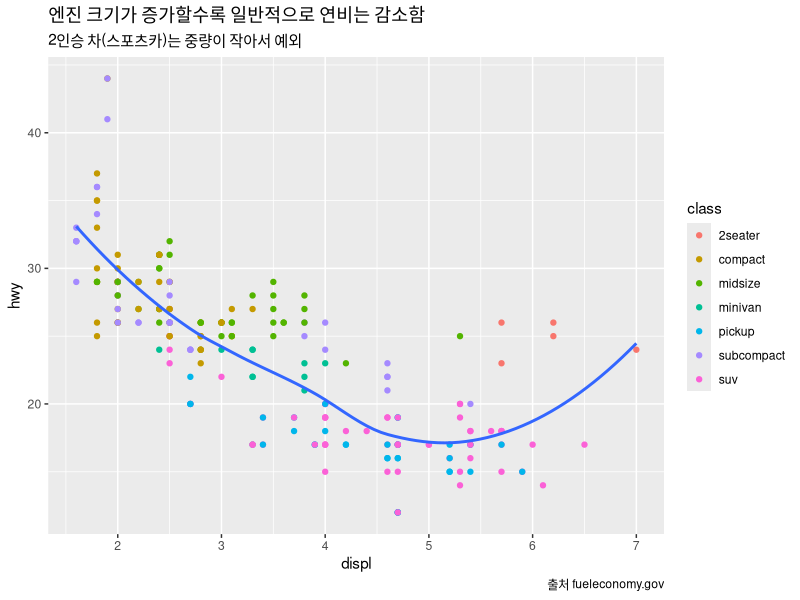

Source code (R):
library(tidyverse)

ggplot(mpg, aes(displ, hwy)) +
  geom_point(aes(color = class)) +
  geom_smooth(se = FALSE) +
  labs(
    title = "엔진 크기가 증가할수록 일반적으로 연비는 감소함",
    subtitle = "2인승 차(스포츠카)는 중량이 작아서 예외",
    caption = "출처 fueleconomy.gov"
  )
